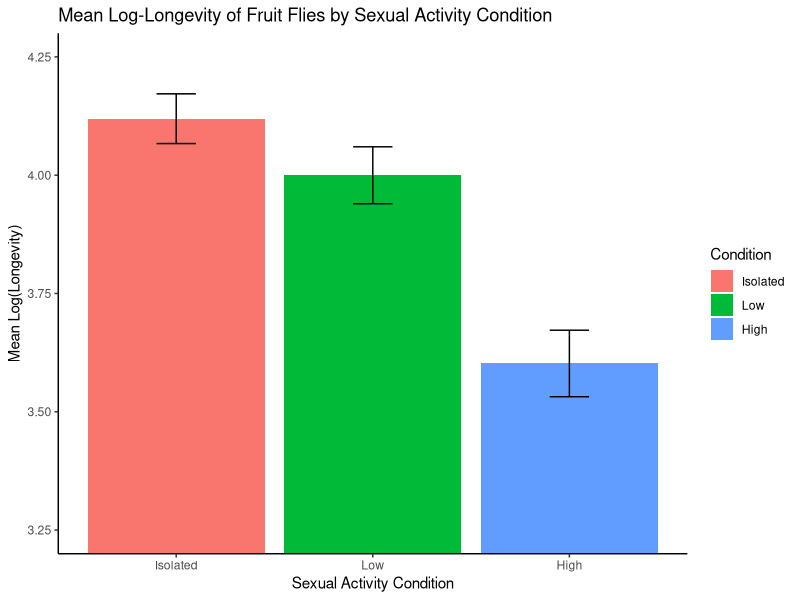

This chart was generated by the following R code: (Note: this script raises an error after producing the figure.)
## ---- chunk 1
options(digits=3)

library(dplyr)
library(ggplot2)
## ---- chunk 2
data_raw <- read.table("fruitflies.txt", header = TRUE)
## ---- chunk 3
data_raw <- data_raw %>% mutate(Activity = factor(
    dplyr::recode(activity, "isolated" = 0, "low" = 1, "high" = 2),
    levels = 0:2, labels = c("Isolated","Low","High")))
data_raw$loglongevity <- log(data_raw$longevity)
data <- subset(data_raw, select = -c(activity,longevity))
## ---- chunk 4
# Summary
data_summary <- data %>% group_by(Activity) %>% summarise(
    Mean = mean(loglongevity), SE = sd(loglongevity) / sqrt(n()))
# Plotting
data_summary %>% ggplot(aes(x = Activity, y = Mean, fill = Activity)) +
  geom_bar(stat = "identity", position = "dodge") +
  geom_errorbar(aes(ymin = Mean - SE, ymax = Mean + SE),
                width = 0.2, position = position_dodge(0.9)) +
  labs(title = "Mean Log-Longevity of Fruit Flies by Sexual Activity Condition",
       x = "Sexual Activity Condition", y = "Mean Log(Longevity)", 
       fill = "Condition") +
  coord_cartesian(ylim = c(3.25, 4.25)) + theme_classic()
## ---- chunk 5
model <- lm(loglongevity ~ Activity, data = data)
anova(model)
summary(model)
anova_result <- aov(LogLongevity ~ Group, data = df)
summary(anova_result)

## ---- chunk 6
model_with_cov = lm(loglongevity ~ Activity + thorax, data = data)
anova(model_with_cov)
summary(model_with_cov)
drop1(model_with_cov, test="F") 

anova(model, model_with_cov)
## ---- chunk 7

## ---- chunk 8
data$thorax
# Plotting
data_summary %>% ggplot(aes(x = thorax, y = Mean, fill = thorax)) +
  geom_line(stat = "identity", position = "dodge") +
  geom_errorbar(aes(ymin = Mean - SE, ymax = Mean + SE),
                width = 0.2, position = position_dodge(0.9)) +
  labs(title = "Mean Log-Longevity of Fruit Flies by Sexual Activity Condition",
       x = "Sexual Activity Condition", y = "Mean Log(Longevity)", 
       fill = "Condition") +
  coord_cartesian(ylim = c(3.25, 4.25)) + theme_classic()

ggplot(data, aes(x = x, y = y)) +
  geom_line() + # Draws the line
  geom_point() + # Optionally adds points on top of the line
  labs(title = "Line Graph of y vs. x",
       x = "X Axis Label", # Replace with your x-axis label
       y = "Y Axis Label") # Replace with your y-axis label
